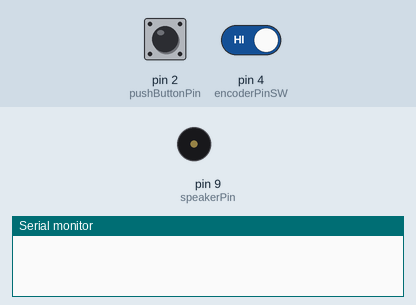
The sketch below on a simulated Arduino Uno, built with avr-gcc and run on an emulated ATmega328P. Shown: buzzer (waves = sounding), the last lines printed to the serial monitor. The test bench sets the inputs (shaded band); at power-on: pin 4 (encoderPinSW) HIGH, pin 2 (pushButtonPin) HIGH.

Above: at 1.2 s.
1.3 s: pin 4 (encoderPinSW) driven LOW
At 2.1 s:
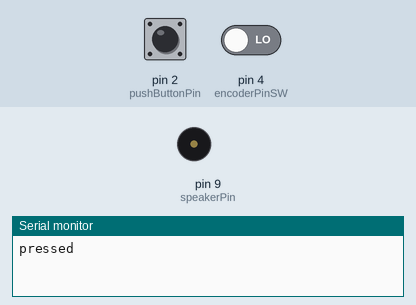
Timing chart, 0 to 10.3 s (numbered marks = the images above; inputs shaded):
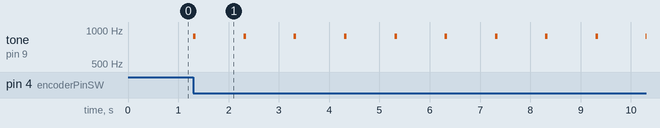

Measured:
- after the input at 1.3 s, tone on pin 9 (speakerPin): alternates 880 Hz for 0.05 s and silent for 0.95 s, starting at once

The sketch:

4.10-metronome-encoder.ino
```cpp
// A METRONOME CONTROLLED WITH AN ENCODER.
const int speakerPin = 9;
const int frequency = 880;
const int duration = 50;

// POT
const int potPin = 0;
int potValue;
// END: POT

// PUSH BUTTON
const int pushButtonPin = 2;
int pushButtonStatus = HIGH;
// trak metronome is on/off
// END: PUSH BUTTON

boolean on = false;


// track tempo and time delay
unsigned int beats_per_minute = 60;
unsigned int MS_per_beat = 0;
// track time
long last_time = 0;

// ENCONDER
const int encoderPinA = 2;
const int encoderPinB = 3;
const int encoderPinSW = 4;
int encoderALast = LOW;
int encoderSWLast = LOW;
unsigned long encoderLastButtonPress = HIGH;
// END: ENCONDER

void setup() {
    Serial.begin(9600);
    // pinMode(pushButtonPin, INPUT_PULLUP);
    pinMode(encoderPinA, INPUT_PULLUP);
    pinMode(encoderPinB, INPUT_PULLUP);
    pinMode(encoderPinSW, INPUT_PULLUP);
    // calc MS_per_beat base on tempo in BPM
    unsigned int milliseconds_per_minute = 1000 * 60;
    MS_per_beat = milliseconds_per_minute / beats_per_minute;
}

// Take a potentiometer, if it values change, update our beats per minute
void checkPot() {
    // check pot status
    int value = analogRead(potPin);
    // re-calc the tempo if value has changed
    if (value != potValue) {
        // map the value t a resonable metronome range of
        // 30 BPM to 350 BPM
        beats_per_minute = map(value, 0,1023, 30, 350);
        // recalc the delay time
        unsigned int milliseconds_per_minute = 1000 * 60;
        MS_per_beat = milliseconds_per_minute / beats_per_minute;
        // update pot val
        potValue = value;
    }
}

// Have a debounced button that will set an on boolean to play our metronome
void checkPushButton() {
    // check digital pin 2 for a button press
    int button_state =  digitalRead(pushButtonPin);
    // check for button press
    if (button_state == LOW && button_state != pushButtonStatus) {
        // swap on/off states
        on =! on;
        // update button status
        pushButtonStatus = button_state;
        // use delay for a kludgy form of debounce
        Serial.println("push btn pressed");
        delay(20);
    }
    // check button release
    if (button_state == HIGH && button_state != pushButtonStatus) {
        pushButtonStatus = button_state;
        Serial.println("push btn released");
        delay(20);
    }
}

/**
 * Read from a Rotary encoder and start metronome if button pressed.
 * Increase beats per minute when dial turned.
 */
void checkEncoder() {
    boolean encoderA = digitalRead(encoderPinA);
    if( (encoderALast == HIGH) && (encoderA == LOW) ) {
        if( digitalRead(encoderPinB) == LOW ) {
            beats_per_minute = beats_per_minute + 10.0;
        }
        else {
            beats_per_minute = beats_per_minute - 10.0;
        }
        unsigned int milliseconds_per_minute = 1000 * 60;
        MS_per_beat = milliseconds_per_minute / beats_per_minute;
    }
    encoderALast = encoderA;
    int button_state =  digitalRead(encoderPinSW);
    if (encoderSWLast == HIGH && button_state == LOW) {
        Serial.println("pressed");

        if (encoderLastButtonPress == HIGH) {
            encoderLastButtonPress = LOW;
            on = HIGH;
        }
        else if (encoderLastButtonPress == LOW) {
            encoderLastButtonPress = HIGH;
            on = LOW;
        }
    }
    encoderSWLast = button_state;
}

void loop() {
    // checkPushButton();
    // checkPot();
    checkEncoder();

    // play tone if the metronome is on
    long current_time = millis();
    // Serial.println(on);

    // better than having a delay we check to see if
    // we play our tone if on and our time is more than beats per min
    if((current_time - last_time >= MS_per_beat) && on == true) {
        // output the tone
        tone(speakerPin, frequency, duration);
        last_time = current_time;
    }
}
```
